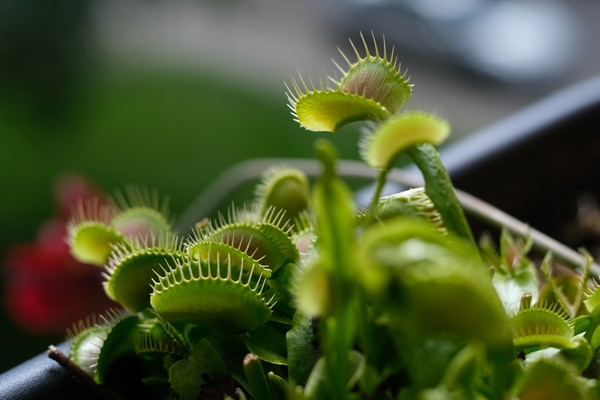
#> input picture images_readme/jpeg.jpg, 600 x 400 px, given in place of ref.png, which was not available
$ python estimate_lut.py   (older library calls are emulated)
#> lines starting #> are read from the running program, lines starting #| are printed output that depends on the picture; after the words box and inside, x2 and y2 are one past the last pixel; in counts of white or black regions, pixels touching at a corner belong together; long printed decimals are rounded; pictures that were not available may be replaced by others from this repository, and a replacement may not be noted
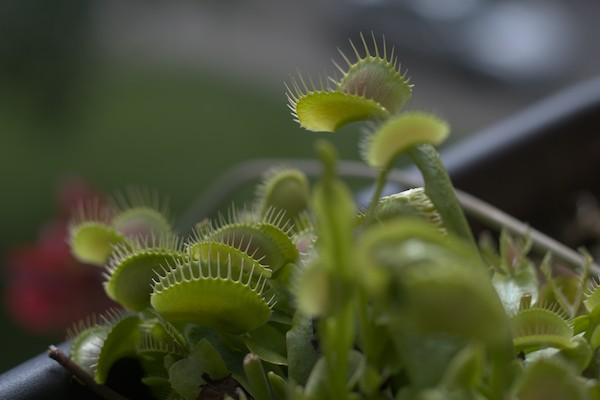
#> input picture images_readme/raw.jpg, 600 x 400 px, given in place of raw.png, which was not available
import numpy as np
import cv2
import scipy.optimize
from PIL import ImageFilter, Image
from sklearn.linear_model import Lasso
import logging
from tqdm import tqdm
import tempfile
import os
import subprocess


# TODO: proper 16 bit handling with correspondin export from darktable.
#   stop using pillow. it is buggy and has very limited support for 16 bit handling.
#   load directly via cv2

# TODO: use constrained optimization

def align_images_ecc(im1, im2):
    """Align image 1 to image 2.
    From https://learnopencv.com/image-alignment-ecc-in-opencv-c-python/"""
    # Convert images to grayscale
    im1_gray = cv2.cvtColor(im1, cv2.COLOR_BGR2GRAY)
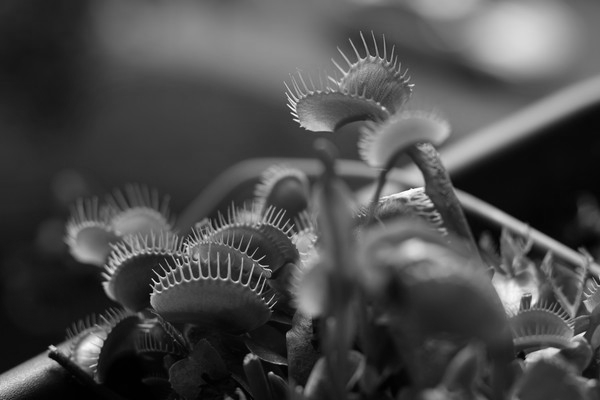
#> im1_gray: shape (400, 600); min 0, max 254, mean 75.3
    im2_gray = cv2.cvtColor(im2, cv2.COLOR_BGR2GRAY)
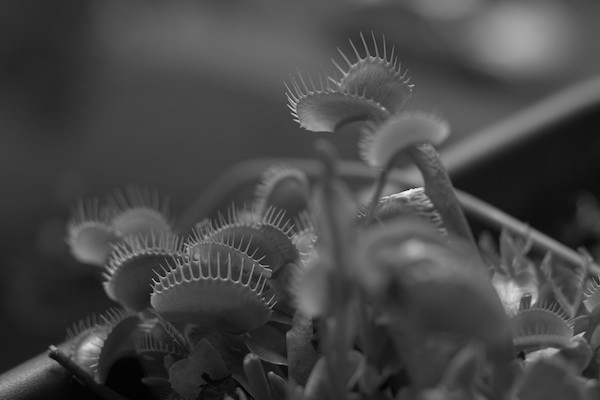
#> im2_gray: shape (400, 600); min 1, max 248, mean 70.8

    # Define the motion model
    warp_mode = cv2.MOTION_HOMOGRAPHY

    # Define 2x3 or 3x3 matrices and initialize the matrix to identity
    if warp_mode == cv2.MOTION_HOMOGRAPHY:
        warp_matrix = np.eye(3, 3, dtype=np.float32)
    else:
        warp_matrix = np.eye(2, 3, dtype=np.float32)

    # Specify the number of iterations.
    number_of_iterations = 5000

    # Specify the threshold of the increment
    # in the correlation coefficient between two iterations
    termination_eps = 1e-5

    # Define termination criteria
    criteria = (cv2.TERM_CRITERIA_EPS | cv2.TERM_CRITERIA_COUNT, number_of_iterations, termination_eps)

    # Run the ECC algorithm. The results are stored in warp_matrix.
    (cc, warp_matrix) = cv2.findTransformECC(im2_gray, im1_gray, warp_matrix, warp_mode, criteria)
#> cc = 0.978; warp_matrix = [[1.01, 0.00295, -1.84], [0.000825, 1, -1.02], [2.63e-06, 6.08e-06, 1]]

    mask_ones = np.full_like(im1[..., 0], get_max_value(im1))

    if warp_mode == cv2.MOTION_HOMOGRAPHY:
        # Use warpPerspective for Homography
        im1_aligned = cv2.warpPerspective(im1, warp_matrix, (im2.shape[1], im2.shape[0]),
                                          flags=cv2.INTER_LINEAR + cv2.WARP_INVERSE_MAP)
        mask = cv2.warpPerspective(mask_ones, warp_matrix, (im2.shape[1], im2.shape[0]),
                                   flags=cv2.INTER_LINEAR + cv2.WARP_INVERSE_MAP)
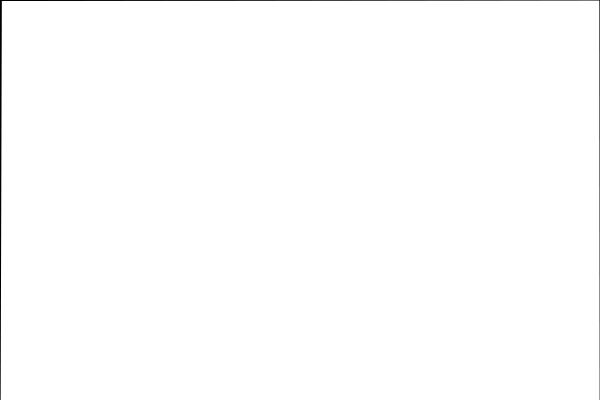
#> mask: shape (400, 600); min 0, max 255, mean 253.8
#> mask_ones: shape (400, 600); every value is 255
    else:
        # Use warpAffine for Translation, Euclidean and Affine
        im1_aligned = cv2.warpAffine(im1, warp_matrix, (im2.shape[1], im2.shape[0]),
                                     flags=cv2.INTER_LINEAR + cv2.WARP_INVERSE_MAP)
        mask = cv2.warpAffine(mask_ones, warp_matrix, (im2.shape[1], im2.shape[0]),
                              flags=cv2.INTER_LINEAR + cv2.WARP_INVERSE_MAP)

    return im1_aligned, mask


def get_max_value(image: np.ndarray):
    if image.dtype == np.uint8:
        return 2 ** 8 - 1
    elif image.dtype == np.uint16:
        return 2 ** 16 - 1
    else:
        raise NotImplementedError


def get_aligned_image_pair(path_reference, path_raw):
    reference = cv2.cvtColor(cv2.imread(path_reference), cv2.COLOR_BGR2RGB)
    raw = cv2.cvtColor(cv2.imread(path_raw), cv2.COLOR_BGR2RGB)

    if reference.dtype != raw.dtype:
        raise ValueError(f'Images have different bit depth: {reference.dtype} != {raw.dtype}')

    # align the images
    print(f'aligning image {path_reference}')
    reference_aligned, mask = align_images_ecc(
        reference,
        raw
    )
    print('Finished alignment')

    mask_result = mask == get_max_value(reference)
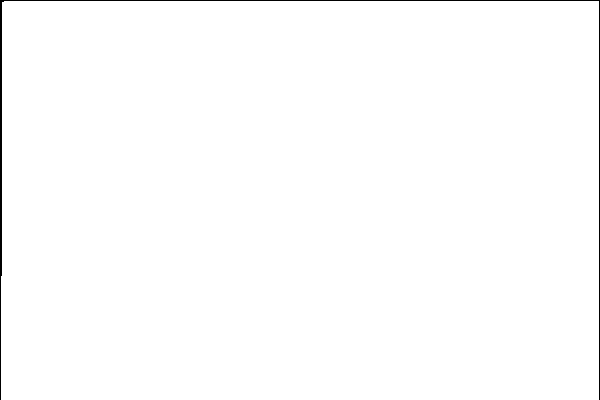
#> mask_result: shape (400, 600) bool; 99.3% white; 1 black region, box (x1, y1, x2, y2) and area: (0, 0, 600, 400) 1675

    mix = 0.5 * reference_aligned + 0.5 * np.asarray(raw)
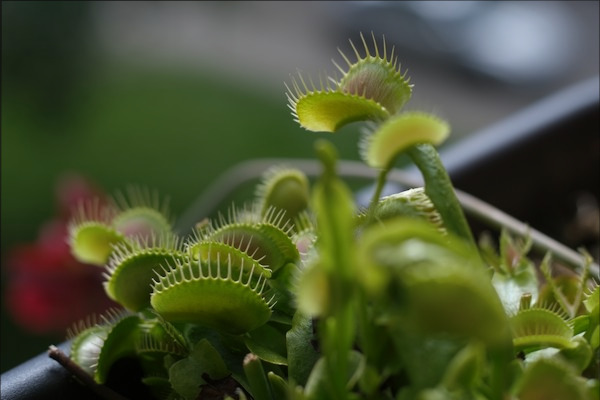
#> mix: shape (400, 600, 3) float64; mean R, G, B 75.4, 83.7, 50.6
    # cv2.imwrite(os.path.join('..', 'output', os.path.basename(path_reference)), mix)

    return reference_aligned, np.asarray(raw), mask_result


def estimate_lut(filepaths_images: [[str, str]], size, n_pixels_sample) -> np.ndarray:
    """
    :param filepaths_images: paths of image pairs: [reference, vanilla raw development]
    :return:
    """
    logging.info('Opening and aligning images')
    pixels_raws = []
    pixels_references = []
    for path_reference, path_raw in tqdm(filepaths_images):
        pixels_reference, pixels_raw, max_value = get_pixels_sample_image_pair(
            path_reference,
            path_raw,
            int(n_pixels_sample / len(filepaths_images))
        )
#> in get_pixels_sample_image_pair, `max_value = get_max_value(reference)`: max_value = 255
        pixels_raws.append(pixels_raw)
        pixels_references.append(pixels_reference)

    pixels_raws = np.concatenate(pixels_raws, axis=0)
    pixels_references = np.concatenate(pixels_references, axis=0)

    # lut_result = perform_estimation_linear_regression(pixels_references, pixels_raws, size)
    lut_result_normed = perform_estimation_linear_regression(pixels_references, pixels_raws, size)

    return lut_result_normed


def sample_uniform_from_histogram(histogram, edges, pixels, indices_pixels, n_samples):
    indices_bins_r = np.digitize(pixels[..., 0], edges[0]) - 1
    indices_bins_g = np.digitize(pixels[..., 1], edges[1]) - 1
    indices_bins_b = np.digitize(pixels[..., 2], edges[2]) - 1

    probability_densities_samples = histogram[indices_bins_r, indices_bins_g, indices_bins_b]

    # counts_samples = histogram[indices_bins_r, indices_bins_g, indices_bins_b]
    # counts_samples_relative = counts_samples / np.sum(counts_samples)
    # densities_samples_normalized = densities_samples / np.sum(densities_samples)

    weigths_samples = 1. / probability_densities_samples
    probabilities_samples = weigths_samples / np.sum(weigths_samples)

    indices_sampled = np.random.choice(indices_pixels, n_samples, p=probabilities_samples, replace=False)

    return indices_sampled


def sample_indices_pixels(pixels, n_samples, uniform=True, size_batch_uniform=100000):
#> called with pixels = array of shape (238325, 3), n_samples = 100000, uniform = True, size_batch_uniform = 100000
    if uniform:
        # Generate sample that is approx. uniformly distributed w.r.t. pixel color values
        #   to enhance generalization of fitted lut coefficients and hence reduce needed sample size.
        #   Use histogram to estimate PDF and weight with the inverse
        bins = np.stack([
            np.linspace(np.min(pixels[..., 0]), np.max(pixels[..., 0]) + 1e-10, 10),
            np.linspace(np.min(pixels[..., 1]), np.max(pixels[..., 1]) + 1e-10, 10),
            np.linspace(np.min(pixels[..., 2]), np.max(pixels[..., 2]) + 1e-10, 10),
        ],
            axis=0
        )
        histogram, edges = np.histogramdd(pixels, density=True,
                                          bins=bins)
#> edges = [[0, 27.33, 54.67, 82, 109.3, 136.7, 164, 191.3, 218.7, 246], [1, 28.89, 56.78, 84.67, 112.6, 140.4, 168.3, 196.2, 224.1, 252], [0, 26.67, 53.33, 80, 106.7, 133.3, 160, 186.7, 213.3, 240]]

        if size_batch_uniform is None:
            indices_pixels = np.arange(0, pixels.shape[0])
            return sample_uniform_from_histogram(histogram, edges, pixels, indices_pixels, n_samples)
        else:
            # Build the dataset consecutively from batches in order to circumvent
            #   numerical issues for very large images and very common pixel colors
            indices_list = []
            indices_pixels = np.arange(0, pixels.shape[0])
            n_samples_iteration = int(size_batch_uniform / 100.)
            for i in range(int(np.ceil(n_samples / n_samples_iteration))):
                indices_pixels_batch = np.random.choice(indices_pixels, size_batch_uniform, p=None)
                indices_list.append(sample_uniform_from_histogram(
                    histogram,
                    edges,
                    pixels[indices_pixels_batch],
                    indices_pixels_batch,
                    n_samples_iteration
                ))
#> after the loop, indices_list = 100 items
#> in estimate_lut, `pixels_reference, pixels_raw, max_value = get_pixels_sample_image_pair..`: max_value = 255

            return np.concatenate(indices_list, axis=0)[:n_samples]
    else:
        indices = np.arange(0, pixels.shape[0])

        indices_sampled = np.random.choice(indices, n_samples, p=None)

    return indices_sampled


def get_pixels_sample_image_pair(path_reference, path_raw, n_samples):
    reference, raw, mask = get_aligned_image_pair(path_reference, path_raw)
    max_value = get_max_value(reference)

    pixels_reference = np.reshape(
        reference,
        (
            reference.shape[0] * reference.shape[1],
            reference.shape[-1]
        )
    )[np.reshape(mask, mask.shape[0] * mask.shape[1])]
    pixels_raw = np.reshape(
        raw,
        (
            raw.shape[0] * raw.shape[1],
            raw.shape[-1]
        )
    )[np.reshape(mask, mask.shape[0] * mask.shape[1])]

    indices_sample = sample_indices_pixels(pixels_raw, n_samples)
    result_raw = pixels_raw[indices_sample].astype(np.float64) / max_value
    result_reference = pixels_reference[indices_sample].astype(np.float64) / max_value

    return result_reference, result_raw, max_value


# [86 lines left out: function perform_estimation_constrained, not called in this run]


def make_design_matrix(pixels_references, pixels_raws, size):
#> called with pixels_references = array of shape (100000, 3), pixels_raws = array of shape (100000, 3), size = 9
    coordinates = np.linspace(0, 1, size)
    step_size = 1. / (size - 1)

    # feature matrix with order of permutation: r, g, b
    print('generating design matrix')
    design_matrix = np.zeros((pixels_references.shape[0], size * size * size), np.float32)

    # [pixel, channel, channel_value]
    differences_channels = pixels_raws[..., np.newaxis] - np.stack([coordinates] * 3, axis=0)[np.newaxis, ...]
    differences_channels_relative_grid_steps = differences_channels / step_size
    weights_distances_channels = np.maximum(1. - np.abs(differences_channels_relative_grid_steps), 0.)

    idx_design_matrix = 0
    for idx_r in tqdm(range(size)):
        for idx_g in range(size):
            for idx_b in range(size):
                # for each pixel, get the distance to the current lut grid point
                # from this, the weight of this point is calculated.
                weights_entry_lut = (
                        weights_distances_channels[..., 0, idx_r]
                        * weights_distances_channels[..., 1, idx_g]
                        * weights_distances_channels[..., 2, idx_b]
                )
                design_matrix[..., idx_design_matrix] = weights_entry_lut
                idx_design_matrix += 1
#> after the loop, idx_design_matrix = 729

    return design_matrix


def perform_estimation_linear_regression(pixels_references, pixels_raws, size):
    design_matrix = make_design_matrix(pixels_references, pixels_raws, size)

    print('fitting lookup table coefficients')

    result = make_lut_identity_normed(size)
    differences_references_raw = pixels_references - pixels_raws
    rmse_pre_channnels = []
    rmse_past_channels = []
    for idx_channel in range(3):
        rmse_pre_channnels.append(np.sqrt(np.mean(differences_references_raw[..., idx_channel] ** 2)))
        regression = Lasso(alpha=1e-6, fit_intercept=False)
        regression.fit(design_matrix, differences_references_raw[..., idx_channel])
        rmse_past_channels.append(
            np.sqrt(np.mean(
                (
                        differences_references_raw[..., idx_channel]
                        - np.matmul(design_matrix, regression.coef_)) ** 2
            ))
        )

        lut_difference_channel = np.reshape(regression.coef_, [size, size, size])
        result[..., idx_channel] += lut_difference_channel
#> after the loop, rmse_past_channels = [0.0171, 0.0141, 0.0246]; rmse_pre_channnels = [0.117, 0.123, 0.111]

    result = np.clip(result, a_min=0., a_max=1.)

    lut = get_lut_pillow(result)

    w_h_img_evaluation = int(np.floor(np.sqrt(pixels_references.shape[0])))
#> w_h_img_evaluation = 316
    size_img_evaluation = w_h_img_evaluation ** 2
#> size_img_evaluation = 99856

    img_evaluation_raw = Image.fromarray(
        pixels_raws[:size_img_evaluation].reshape([w_h_img_evaluation, w_h_img_evaluation, 3]).astype(np.uint8)
    )
#> img_evaluation_raw: PIL image 316x316 RGB; every value is 0
    img_evaluation_reference = Image.fromarray(
        pixels_references[:size_img_evaluation].reshape([w_h_img_evaluation, w_h_img_evaluation, 3]).astype(np.uint8)
    )
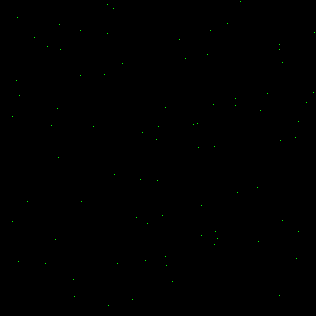
#> img_evaluation_reference: PIL image 316x316 RGB; mean R, G, B 0, 0.000801, 0; drawn with 1 as white

    transformed = img_evaluation_raw.filter(lut)

    # img_evaluation_reference.show()
    # transformed.show()

    print(f'channels rmse without lut: {rmse_pre_channnels}')
#| channels rmse without lut: [0.1171, 0.1233, 0.1105]
    print(f'channels rmse with fitted lut: {rmse_past_channels}')
#| channels rmse with fitted lut: [0.01714, 0.01408, 0.02462]

    return result


def get_lut_pillow(
        # [r,g,b,channel(RGB)]
        lut_np
):
    lut_bgr = np.swapaxes(lut_np, 0, 2)
    return ImageFilter.Color3DLUT(size=lut_bgr.shape[0], table=lut_bgr.flatten())


def make_lut_identity_normed(size):
    # identity with [r,g,b, channel]
    result = np.stack(
        np.meshgrid(
            *([
                  np.linspace(0, 1., size)[np.newaxis, ...],
              ] * 3),
            indexing='ij'
        ),
        axis=-1
    )

    return result


# [86 lines left out: functions run_process, main, write_cube, not called in this run]

def write_hald(lut: np.ndarray, path_output, bit_depth=8):
    raise NotImplementedError('Something with target color space is wrong.')
    if bit_depth not in ([8, 16]):
        raise ValueError(f'Bit depth must be 8 or 16. is: {bit_depth}')
    # size of quadratic haldclut is level**3 and cube size is level**2
    image_size = int(np.power(lut.shape[0], 1.5))

    # lut is float with 0-255. convert to uint16 for saving in 16 bit

    if bit_depth == 16:
        lut_write = np.round(lut * (2 ** 16 - 1)).astype(np.uint16)
    elif bit_depth == 8:
        lut_write = np.round(lut * (2 ** 8 - 1)).astype(np.uint8)

    # result = np.ndarray(
    #     (image_size, image_size, 3),
    #     np.uint16
    # )

    result = np.reshape(lut_write, (image_size, image_size, 3))

    cv2.imwrite(
        path_output,
        # cv2.cvtColor(result, cv2.COLOR_RGB2BGR),
        result
    )

    # result_pil = Image.fromarray(result, mode='I;16')
    # result_pil.save(path_output)


if __name__ == '__main__':
    import pillow_lut

    path_ref_test = '/home/bjoern/PycharmProjects/darktabe_hald_generator/samples/exported/ref.png'
    path_raw_test = '/home/bjoern/PycharmProjects/darktabe_hald_generator/samples/exported/raw.png'
    level = 3

    paths = [
        (
            path_ref_test,
            path_raw_test,
        )
    ]

    path_samples = '/home/bjoern/PycharmProjects/darktabe_hald_generator/samples'

    cube_out = '/home/bjoern/Pictures/hald-clut/HaldCLUT/test.cube'

    identity = make_lut_identity_normed(16)
    # write_hald(identity, file_out)

    # lut = main(path_samples, cube_out, level=4, n_pixels_sample=100000)
    #
    lut = estimate_lut(paths, size=level ** 2, n_pixels_sample=100000)
    # lut = identity

    ref = Image.open(path_ref_test)
    raw = Image.open(path_raw_test)

    lut_pil = get_lut_pillow(lut)
    transformed = raw.filter(lut_pil)
#> transformed: PIL image 600x400 RGB

    ref.show('reference')
    transformed.show('transformed')

    write_hald(lut, 'hald.png', 8)
#> (the run stopped early here; a loop or call above may not have finished)
